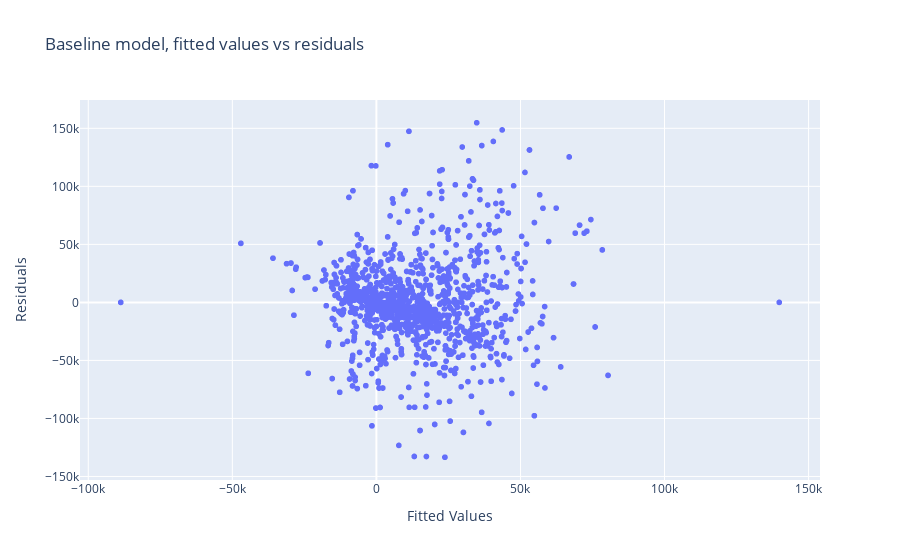

Notebook code for this chart:
### Code cell
px.scatter(x=final_model.fittedvalues, y=final_model.resid, labels={"x": "Fitted Values", "y": "Residuals"}, title="Baseline model, fitted values vs residuals")

### Figure 1 — Plotly figure (JSON) as saved in the notebook; plotly's stock layout.template omitted (floating-point values rounded to 4 significant figures; data arrays with more than 128 entries replaced by an {"elided": "..."} marker saying what was removed)
{"data": [{"hovertemplate": "Fitted Values=%{x}<br>Residuals=%{y}<extra></extra>", "legendgroup": "", "marker": {"color": "#636efa", "symbol": "circle"}, "mode": "markers", "name": "", "showlegend": false, "type": "scattergl", "x": {"elided": "2083 float values"}, "xaxis": "x", "y": {"elided": "2083 float values"}, "yaxis": "y"}], "layout": {"legend": {"tracegroupgap": 0}, "title": {"text": "Baseline model, fitted values vs residuals"}, "xaxis": {"anchor": "y", "domain": [0, 1], "title": {"text": "Fitted Values"}}, "yaxis": {"anchor": "x", "domain": [0, 1], "title": {"text": "Residuals"}}}}
